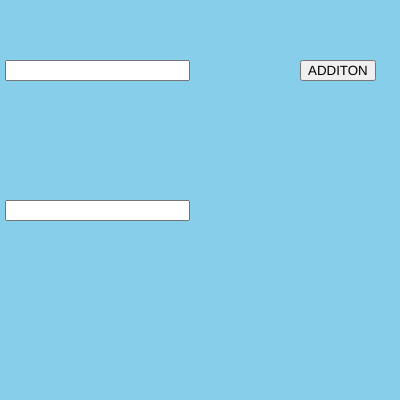
Frame 1 (no input)
Frame 60 (no input): identical to frame 1, image omitted
Frame 120 (the mouse pressed at the canvas centre since frame 60): identical to frame 1, image omitted

The p5.js sketch that drew this single still picture (run headless with seeded random() and noise() and a simulated clock; from frame 60 on, the mouse is pressed at the canvas centre):

// p5.js sketch
// ── sketch.js
var num1 , num2;
var add,mul,sub,div;

function setup() {
  createCanvas(400, 400);

  num1=createInput();
  num1.position(5,60);
  num2=createInput();
  num2.position(5,200);

  add=createButton("ADDITON")
  add.position(300,60)
  add.mousePressed(addition)

}

function draw() {
  background("skyblue");

  n1=parseInt(num1.value () );
  n2=parseInt(num2.value () );
}

function addition(){
  console.log(n1+n2) ;
  text(n1+n2 , 200,200);
}
